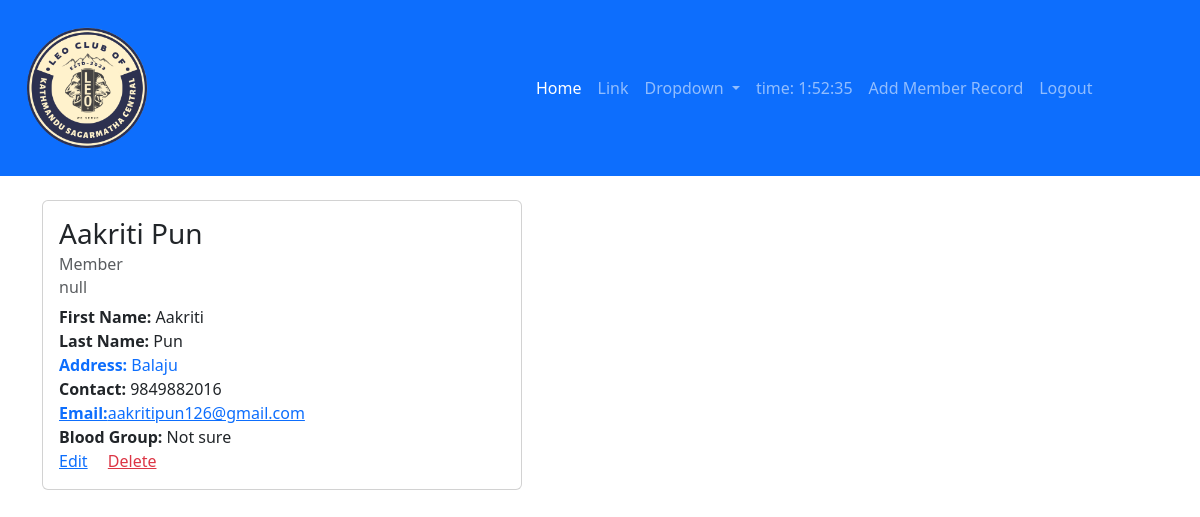
Screenshot of /member/1 (signed in) with the database file from the repository.
### website/models.py (models this page shows)
class Member(models.Model):
    first_name =models.CharField(max_length=50)
    last_name =models.CharField(max_length=50)
    contact =models.CharField(max_length=15)
    email =models.CharField(max_length=150)
    address =models.CharField(max_length=100)
    institution = models.CharField(max_length=200, default="")
    payment_method = models.CharField(max_length=20,choices=payment_choices, default="Installments")
    blood_group =models.CharField(max_length=50)
    date_of_birth =models.DateField(max_length=50)
    position = models.CharField(max_length=30, default="Member")
    committee = models.CharField(max_length=50, default="null")
    def __str__(self):
        return(f"{self.first_name} {self.last_name}")

### website/views.py (the view)
# urls.py: path('member/<int:pk>', views.member_record, name = 'member'),
def member_record(request, pk):
    if request.user.is_authenticated:
        member_record = Member.objects.get(id=pk)
        return render(request, 'record.html', {'member_record': member_record})
    else:
        messages.success(request, "Must be logged in to view data!!")
        return redirect('home')

### website/templates/record.html
{% extends 'base.html' %}
{% load static %}
{% block content %}
        <div class="card" style="width: 30rem;">
        <div class="card-body">
          <h3 class="card-title">{{ member_record }}</h3>
          <h6 class="card-subtitle mb-2 text-body-secondary">{{ member_record.position }}</h6>
          <h6 class="card-subtitle mb-2 text-body-secondary">{{ member_record.committee }}</h6>
          <div class="">
            <div><strong>First Name:</strong> {{ member_record.first_name }}</div>
            <div><strong>Last Name:</strong> {{ member_record.last_name }}</div>
            <div class="plain_link">
              <a href="https://www.google.com/maps/search/?api=1&query={{ member_record.address }}" target="_blank"><strong>Address:</strong> {{ member_record.address }}</a>
            </div>
            <div><strong>Contact:</strong> {{ member_record.contact }}</div>
            <div>
              <a href="mailto:{{ member_record.email }}"><strong>Email:</strong>{{ member_record.email }}</a>
            </div>
            <div><strong>Blood Group:</strong> {{ member_record.blood_group }}</div>
          </div>
          <a href="{% url 'update_record' member_record.id %}" class="card-link">Edit</a>
          <a href="{% url 'delete_record' member_record.id %}" class="card-link text-danger">Delete</a>
        </div>
      </div>
{% endblock content %}

### website/templates/base.html (shortened to what this page needs)
<!DOCTYPE html>
{% load static %}
<html lang="en">
<head>
    <link rel="stylesheet" href="https://cdn.jsdelivr.net/npm/bootstrap@5.3.2/dist/css/bootstrap.min.css">
    <link rel="stylesheet" href="{% static 'main.css' %}">
</head>
<body>
    {% include 'navbar.html' %}
    <div class="container">
        <br>
    {% block content %}
    {% endblock content %}
    </div>
</body>
</html>

### website/templates/navbar.html (shortened to what this page needs)
{% load static %}
<nav class="navbar navbar-expand-lg navbar-dark bg-primary text-white" data-bs-theme="dark">
  <div class="container-fluid">
    <a class="navbar-brand" href="#">
        <img src="{% static 'images/logo.png' %}" class="logo" width="20%" height="20%">
    </a>
    <div class="collapse navbar-collapse" id="navbarSupportedContent">
      <ul class="navbar-nav me-auto mb-2 mb-lg-0">
        <li class="nav-item">
          <a class="nav-link active" aria-current="page" href="{% url 'home' %}">Home</a>
        </li>
        <li class="nav-item">
          <a class="nav-link" href="#">Link</a>
        </li>
        <li class="nav-item dropdown">
          <a class="nav-link dropdown-toggle" href="#" role="button" data-bs-toggle="dropdown" aria-expanded="false">
            Dropdown
          </a>
        </li>
        <li class="nav-item">
          <a class="nav-link" aria-disabled="true" name="register" href="#">time: {% now "g:i:s" %}</a>
        </li>
        {% if user.is_authenticated %}
        <li class="nav-item">
          <a class="nav-link" aria-disabled="true" name="add_record" href="{% url 'add_record' %}">Add Member Record</a>
        </li>
        <li class="nav-item">
          <a class="nav-link" aria-disabled="true" name="logout" href="{% url 'logout' %}">Logout</a>
        </li>
        {% else %}
        <li class="nav-item">
          <a class="nav-link" aria-disabled="true" name="register" href="{% url 'register' %}">Register</a>
        </li>
        {% endif %}
      </ul>
    </div>
  </div>
</nav>

### static/main.css (style rules this page uses)
.logo { width: 30%; }
.plain_link a { text-decoration: none; }

### rows the page displays
Member: first_name+last_name "Aakriti Pun", position "Member", committee "null", first_name "Aakriti", last_name "Pun", address "Balaju", contact "9849882016", email "aakritipun126@gmail.com", blood_group "Not sure"
